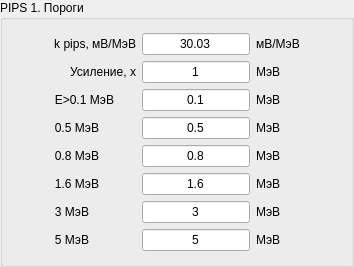
                            <widget class="QGroupBox" name="groupBox_2">
                             <property name="title">
                              <string>PIPS 1. Пороги</string>
                             </property>
                             <layout class="QGridLayout" name="gridLayout_5">
                              <item row="3" column="4">
                               <widget class="QLabel" name="label_unit_1">
                                <property name="sizePolicy">
                                 <sizepolicy hsizetype="Maximum" vsizetype="Maximum">
                                  <horstretch>0</horstretch>
                                  <verstretch>0</verstretch>
                                 </sizepolicy>
                                </property>
                                <property name="text">
                                 <string>МэВ</string>
                                </property>
                               </widget>
                              </item>
                              <item row="9" column="3">
                               <widget class="QLineEdit" name="lineEdit_th_e_3">
                                <property name="text">
                                 <string>3</string>
                                </property>
                                <property name="alignment">
                                 <set>Qt::AlignCenter</set>
                                </property>
                               </widget>
                              </item>
                              <item row="4" column="1">
                               <widget class="QLabel" name="label_6">
                                <property name="sizePolicy">
                                 <sizepolicy hsizetype="Maximum" vsizetype="Maximum">
                                  <horstretch>0</horstretch>
                                  <verstretch>0</verstretch>
                                 </sizepolicy>
                                </property>
                                <property name="text">
                                 <string>0.5 МэВ</string>
                                </property>
                                <property name="alignment">
                                 <set>Qt::AlignRight|Qt::AlignTrailing|Qt::AlignVCenter</set>
                                </property>
                               </widget>
                              </item>
                              <item row="5" column="1">
                               <widget class="QLabel" name="label_7">
                                <property name="sizePolicy">
                                 <sizepolicy hsizetype="Maximum" vsizetype="Maximum">
                                  <horstretch>0</horstretch>
                                  <verstretch>0</verstretch>
                                 </sizepolicy>
                                </property>
                                <property name="text">
                                 <string>0.8 МэВ</string>
                                </property>
                                <property name="alignment">
                                 <set>Qt::AlignRight|Qt::AlignTrailing|Qt::AlignVCenter</set>
                                </property>
                               </widget>
                              </item>
                              <item row="4" column="4">
                               <widget class="QLabel" name="label_unit_2">
                                <property name="sizePolicy">
                                 <sizepolicy hsizetype="Maximum" vsizetype="Maximum">
                                  <horstretch>0</horstretch>
                                  <verstretch>0</verstretch>
                                 </sizepolicy>
                                </property>
                                <property name="text">
                                 <string>МэВ</string>
                                </property>
                               </widget>
                              </item>
                              <item row="9" column="1">
                               <widget class="QLabel" name="label_9">
                                <property name="sizePolicy">
                                 <sizepolicy hsizetype="Maximum" vsizetype="Maximum">
                                  <horstretch>0</horstretch>
                                  <verstretch>0</verstretch>
                                 </sizepolicy>
                                </property>
                                <property name="text">
                                 <string>3 МэВ</string>
                                </property>
                                <property name="alignment">
                                 <set>Qt::AlignRight|Qt::AlignTrailing|Qt::AlignVCenter</set>
                                </property>
                               </widget>
                              </item>
                              <item row="9" column="4">
                               <widget class="QLabel" name="label_unit_5">
                                <property name="sizePolicy">
                                 <sizepolicy hsizetype="Maximum" vsizetype="Maximum">
                                  <horstretch>0</horstretch>
                                  <verstretch>0</verstretch>
                                 </sizepolicy>
                                </property>
                                <property name="text">
                                 <string>МэВ</string>
                                </property>
                               </widget>
                              </item>
                              <item row="7" column="4">
                               <widget class="QLabel" name="label_unit_4">
                                <property name="sizePolicy">
                                 <sizepolicy hsizetype="Maximum" vsizetype="Maximum">
                                  <horstretch>0</horstretch>
                                  <verstretch>0</verstretch>
                                 </sizepolicy>
                                </property>
                                <property name="text">
                                 <string>МэВ</string>
                                </property>
                               </widget>
                              </item>
                              <item row="5" column="4">
                               <widget class="QLabel" name="label_unit_3">
                                <property name="sizePolicy">
                                 <sizepolicy hsizetype="Maximum" vsizetype="Maximum">
                                  <horstretch>0</horstretch>
                                  <verstretch>0</verstretch>
                                 </sizepolicy>
                                </property>
                                <property name="text">
                                 <string>МэВ</string>
                                </property>
                               </widget>
                              </item>
                              <item row="1" column="4">
                               <widget class="QLabel" name="label_17">
                                <property name="text">
                                 <string>мВ/МэВ</string>
                                </property>
                               </widget>
                              </item>
                              <item row="10" column="4">
                               <widget class="QLabel" name="label_unit_6">
                                <property name="sizePolicy">
                                 <sizepolicy hsizetype="Maximum" vsizetype="Maximum">
                                  <horstretch>0</horstretch>
                                  <verstretch>0</verstretch>
                                 </sizepolicy>
                                </property>
                                <property name="text">
                                 <string>МэВ</string>
                                </property>
                               </widget>
                              </item>
                              <item row="1" column="3">
                               <widget class="QLineEdit" name="lineEdit_pips1_MeV_to_mV">
                                <property name="text">
                                 <string>30.03</string>
                                </property>
                                <property name="alignment">
                                 <set>Qt::AlignCenter</set>
                                </property>
                               </widget>
                              </item>
                              <item row="2" column="3">
                               <widget class="QLineEdit" name="lineEdit_pips1_amplif">
                                <property name="text">
                                 <string>1</string>
                                </property>
                                <property name="alignment">
                                 <set>Qt::AlignCenter</set>
                                </property>
                               </widget>
                              </item>
                              <item row="2" column="1">
                               <widget class="QLabel" name="label_amplif_pips1">
                                <property name="text">
                                 <string>Усиление, x</string>
                                </property>
                                <property name="alignment">
                                 <set>Qt::AlignRight|Qt::AlignTrailing|Qt::AlignVCenter</set>
                                </property>
                               </widget>
                              </item>
                              <item row="5" column="3">
                               <widget class="QLineEdit" name="lineEdit_th_e_0_8">
                                <property name="text">
                                 <string>0.8</string>
                                </property>
                                <property name="alignment">
                                 <set>Qt::AlignCenter</set>
                                </property>
                               </widget>
                              </item>
                              <item row="1" column="1">
                               <widget class="QLabel" name="label_3">
                                <property name="text">
                                 <string>k pips, мВ/МэВ</string>
                                </property>
                                <property name="alignment">
                                 <set>Qt::AlignRight|Qt::AlignTrailing|Qt::AlignVCenter</set>
                                </property>
                               </widget>
                              </item>
                              <item row="7" column="3">
                               <widget class="QLineEdit" name="lineEdit_th_e_1_6">
                                <property name="text">
                                 <string>1.6</string>
                                </property>
                                <property name="alignment">
                                 <set>Qt::AlignCenter</set>
                                </property>
                               </widget>
                              </item>
                              <item row="13" column="3">
                               <spacer name="verticalSpacer_7">
                                <property name="orientation">
                                 <enum>Qt::Vertical</enum>
                                </property>
                                <property name="sizeHint" stdset="0">
                                 <size>
                                  <width>2</width>
                                  <height>2</height>
                                 </size>
                                </property>
                               </spacer>
                              </item>
                              <item row="10" column="1">
                               <widget class="QLabel" name="label_15">
                                <property name="sizePolicy">
                                 <sizepolicy hsizetype="Maximum" vsizetype="Maximum">
                                  <horstretch>0</horstretch>
                                  <verstretch>0</verstretch>
                                 </sizepolicy>
                                </property>
                                <property name="text">
                                 <string>5 МэВ</string>
                                </property>
                                <property name="alignment">
                                 <set>Qt::AlignRight|Qt::AlignTrailing|Qt::AlignVCenter</set>
                                </property>
                               </widget>
                              </item>
                              <item row="7" column="1">
                               <widget class="QLabel" name="label_8">
                                <property name="sizePolicy">
                                 <sizepolicy hsizetype="Maximum" vsizetype="Maximum">
                                  <horstretch>0</horstretch>
                                  <verstretch>0</verstretch>
                                 </sizepolicy>
                                </property>
                                <property name="text">
                                 <string>1.6 МэВ</string>
                                </property>
                                <property name="alignment">
                                 <set>Qt::AlignRight|Qt::AlignTrailing|Qt::AlignVCenter</set>
                                </property>
                               </widget>
                              </item>
                              <item row="4" column="3">
                               <widget class="QLineEdit" name="lineEdit_th_e_0_5">
                                <property name="text">
                                 <string>0.5</string>
                                </property>
                                <property name="alignment">
                                 <set>Qt::AlignCenter</set>
                                </property>
                               </widget>
                              </item>
                              <item row="4" column="8">
                               <spacer name="horizontalSpacer_13">
                                <property name="orientation">
                                 <enum>Qt::Horizontal</enum>
                                </property>
                                <property name="sizeHint" stdset="0">
                                 <size>
                                  <width>40</width>
                                  <height>20</height>
                                 </size>
                                </property>
                               </spacer>
                              </item>
                              <item row="3" column="3">
                               <widget class="QLineEdit" name="lineEdit_th_pips1_0_1">
                                <property name="text">
                                 <string>0.1</string>
                                </property>
                                <property name="alignment">
                                 <set>Qt::AlignCenter</set>
                                </property>
                               </widget>
                              </item>
                              <item row="0" column="3">
                               <spacer name="verticalSpacer_6">
                                <property name="orientation">
                                 <enum>Qt::Vertical</enum>
                                </property>
                                <property name="sizeHint" stdset="0">
                                 <size>
                                  <width>2</width>
                                  <height>2</height>
                                 </size>
                                </property>
                               </spacer>
                              </item>
                              <item row="10" column="3">
                               <widget class="QLineEdit" name="lineEdit_th_e_5">
                                <property name="text">
                                 <string>5</string>
                                </property>
                                <property name="alignment">
                                 <set>Qt::AlignCenter</set>
                                </property>
                               </widget>
                              </item>
                              <item row="3" column="1">
                               <widget class="QLabel" name="label_2">
                                <property name="sizePolicy">
                                 <sizepolicy hsizetype="Maximum" vsizetype="Maximum">
                                  <horstretch>0</horstretch>
                                  <verstretch>0</verstretch>
                                 </sizepolicy>
                                </property>
                                <property name="text">
                                 <string>E&gt;0.1 МэВ</string>
                                </property>
                                <property name="alignment">
                                 <set>Qt::AlignRight|Qt::AlignTrailing|Qt::AlignVCenter</set>
                                </property>
                               </widget>
                              </item>
                              <item row="1" column="0">
                               <spacer name="horizontalSpacer_12">
                                <property name="orientation">
                                 <enum>Qt::Horizontal</enum>
                                </property>
                                <property name="sizeHint" stdset="0">
                                 <size>
                                  <width>40</width>
                                  <height>20</height>
                                 </size>
                                </property>
                               </spacer>
                              </item>
                              <item row="2" column="4">
                               <widget class="QLabel" name="label_107">
                                <property name="text">
                                 <string>МэВ</string>
                                </property>
                               </widget>
                              </item>
                             </layout>
                            </widget>
